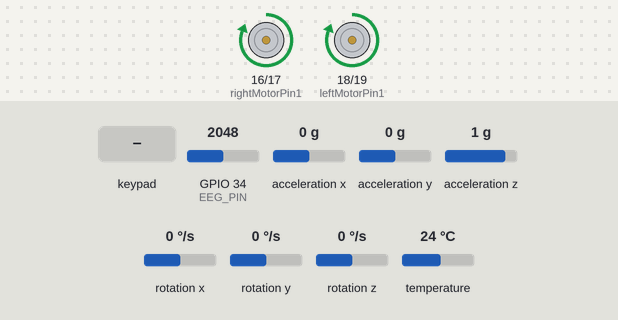
The sketch below on a simulated ESP32. Shown: motor-driver pin pairs drawn as motors (green arrow = first pin HIGH = forward, orange = second pin HIGH = backward, longer = more drive, scaled by the enable pin). The inputs (shaded band) are chosen by the test bench; at power-on: GPIO 34 (EEG_PIN) = 2048, rotation y 0 °/s, acceleration x 0 g, acceleration y 0 g, acceleration z 1 g, rotation x 0 °/s, rotation z 0 °/s, temperature 24 °C.

Above: at 1.2 s.
1.3 s: GPIO 34 (EEG_PIN) set to 1673
2.8 s: GPIO 34 (EEG_PIN) set to 1533
At 3.1 s:
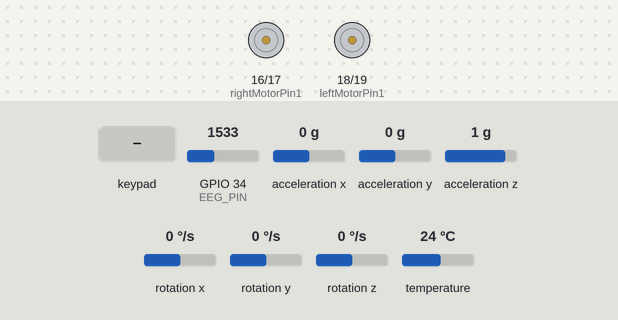
4.3 s: rotation y set to -43 °/s
5.8 s: rotation y set to -51 °/s
At 6.5 s:
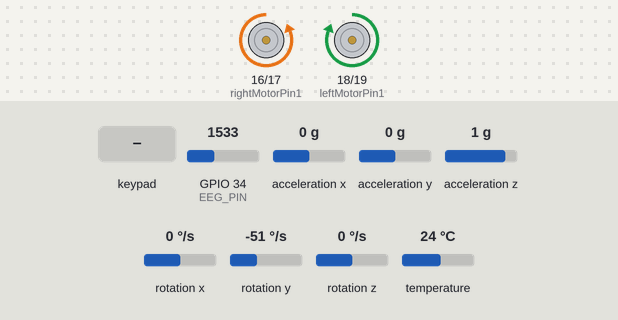
7.3 s: key 'D' pressed
At 7.5 s:
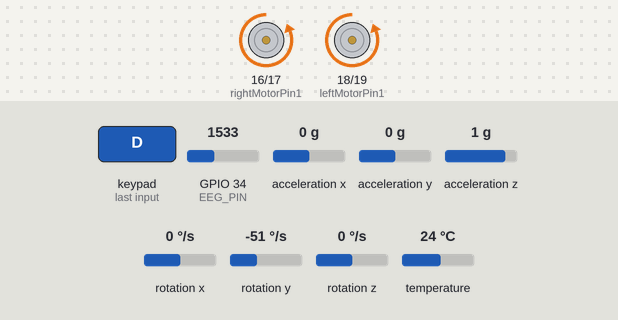
9.2 s: key 'L' pressed
At 9.4 s:
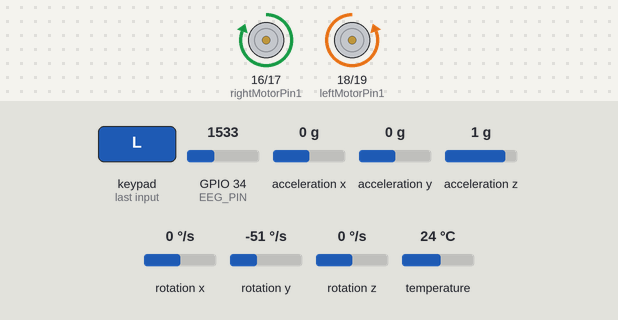
Timing chart, 0 to 12.1 s (numbered marks = the images above; inputs shaded):
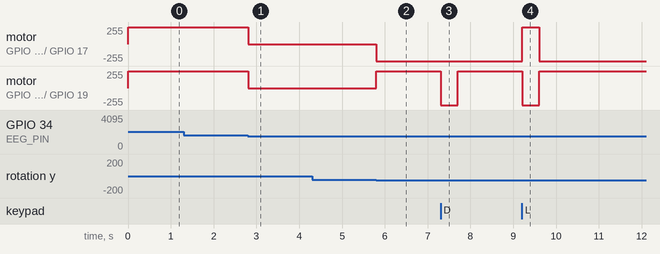

Measured:
- the behaviour switches between 1601 and 1600 on GPIO 34 (EEG_PIN) (found by bisection; images 0 and 1)
- the behaviour switches between -45 and -46 °/s on rotation y (found by bisection; images 1 and 2)
- after the input at 1.3 s, every drawn part: stays the same
- after the input at 2.8 s, motor on GPIO 16 (rightMotorPin1) / GPIO 17 (rightMotorPin2), motor on GPIO 18 (leftMotorPin1) / GPIO 19 (leftMotorPin2): forward 255/255 → stopped at once
- after the input at 4.3 s, every drawn part: stays the same
- after the input at 5.8 s, motor on GPIO 16 (rightMotorPin1) / GPIO 17 (rightMotorPin2): stopped → backward 255/255 at once; motor on GPIO 18 (leftMotorPin1) / GPIO 19 (leftMotorPin2): stopped → forward 255/255 at once
- after the input at 7.3 s, motor on GPIO 18 (leftMotorPin1) / GPIO 19 (leftMotorPin2): forward 255/255 → backward 255/255 at once, → forward 255/255 0.40 s later
- after the input at 9.2 s, motor on GPIO 16 (rightMotorPin1) / GPIO 17 (rightMotorPin2): backward 255/255 → forward 255/255 at once, → backward 255/255 0.40 s later; motor on GPIO 18 (leftMotorPin1) / GPIO 19 (leftMotorPin2): forward 255/255 → backward 255/255 at once, → forward 255/255 0.40 s later

The sketch:

transmitter.ino
```cpp
#define CUSTOM_SETTINGS
#define INCLUDE_GAMEPAD_MODULE
#include <DabbleESP32.h>
#include <Wire.h>
#include <Adafruit_MPU6050.h>
#include <Adafruit_Sensor.h>

// ========== Motor Pins ==========
int enableRightMotor = 22;
int rightMotorPin1 = 16;
int rightMotorPin2 = 17;

int enableLeftMotor = 23;
int leftMotorPin1 = 18;
int leftMotorPin2 = 19;

#define MAX_MOTOR_SPEED 255

const int PWMFreq = 1000; // 1 KHz
const int PWMResolution = 8;
const int rightMotorPWMSpeedChannel = 4;
const int leftMotorPWMSpeedChannel = 5;

// ========== EEG & Blink ==========
#define EEG_PIN 34
bool isForward = false;
bool isStop = false;
bool isLeft = false;
bool isRight = false;

unsigned long lastBlinkTime = 0;
int blinkCount = 0;

// ========== Gyroscope ==========
Adafruit_MPU6050 mpu;
sensors_event_t a, g, temp;

void setUpPinModes() {
  pinMode(enableRightMotor, OUTPUT);
  pinMode(rightMotorPin1, OUTPUT);
  pinMode(rightMotorPin2, OUTPUT);

  pinMode(enableLeftMotor, OUTPUT);
  pinMode(leftMotorPin1, OUTPUT);
  pinMode(leftMotorPin2, OUTPUT);

  // Set up PWM for speed
  ledcSetup(rightMotorPWMSpeedChannel, PWMFreq, PWMResolution);
  ledcSetup(leftMotorPWMSpeedChannel, PWMFreq, PWMResolution);
  ledcAttachPin(enableRightMotor, rightMotorPWMSpeedChannel);
  ledcAttachPin(enableLeftMotor, leftMotorPWMSpeedChannel);

  rotateMotor(0, 0);
}

void rotateMotor(int rightMotorSpeed, int leftMotorSpeed) {
  // Right motor direction
  if (rightMotorSpeed < 0) {
    digitalWrite(rightMotorPin1, LOW);
    digitalWrite(rightMotorPin2, HIGH);
  } else if (rightMotorSpeed > 0) {
    digitalWrite(rightMotorPin1, HIGH);
    digitalWrite(rightMotorPin2, LOW);
  } else {
    digitalWrite(rightMotorPin1, LOW);
    digitalWrite(rightMotorPin2, LOW);
  }

  // Left motor direction
  if (leftMotorSpeed < 0) {
    digitalWrite(leftMotorPin1, LOW);
    digitalWrite(leftMotorPin2, HIGH);
  } else if (leftMotorSpeed > 0) {
    digitalWrite(leftMotorPin1, HIGH);
    digitalWrite(leftMotorPin2, LOW);
  } else {
    digitalWrite(leftMotorPin1, LOW);
    digitalWrite(leftMotorPin2, LOW);
  }

  ledcWrite(rightMotorPWMSpeedChannel, abs(rightMotorSpeed));
  ledcWrite(leftMotorPWMSpeedChannel, abs(leftMotorSpeed));
}

void updateEEGInputs() {
  int eegValue = analogRead(EEG_PIN);
  unsigned long currentTime = millis();

  // Blink detection (spike)
  if (eegValue > 3000) {
    if (currentTime - lastBlinkTime > 200) {
      blinkCount++;
      lastBlinkTime = currentTime;
    }
  }

  if (blinkCount >= 3 && (currentTime - lastBlinkTime) < 1500) {
    isStop = true;
    isForward = false;
    isLeft = false;
    isRight = false;
    blinkCount = 0;
  }

  if (currentTime - lastBlinkTime > 1500) {
    blinkCount = 0;
  }

  // Beta wave detection (mid EEG range)
  if (eegValue > 1600 && eegValue < 2200) {
    isForward = true;
    isStop = false;
  } else if (!isStop) {
    isForward = false;
  }
}

void updateGyroscope() {
  mpu.getEvent(&a, &g, &temp);

  float yRotation = g.gyro.y; // head tilt left/right

  // Tune these thresholds as per real movement
  if (yRotation > 0.8) {
    isLeft = true;
    isRight = false;
  } else if (yRotation < -0.8) {
    isRight = true;
    isLeft = false;
  } else {
    isLeft = false;
    isRight = false;
  }
}

void setup() {
  Serial.begin(115200);
  setUpPinModes();
  pinMode(EEG_PIN, INPUT);
  Dabble.begin("MyBluetoothCar");

  Wire.begin();
  if (!mpu.begin()) {
    Serial.println("MPU6050 not found!");
    while (1);
  }
  mpu.setAccelerometerRange(MPU6050_RANGE_8_G);
  mpu.setGyroRange(MPU6050_RANGE_500_DEG);
  mpu.setFilterBandwidth(MPU6050_BAND_21_HZ);
}

void loop() {
  Dabble.processInput();         // Emergency manual control
  updateEEGInputs();             // Brain input
  updateGyroscope();            // Head movement input

  int rightMotorSpeed = 0;
  int leftMotorSpeed = 0;

  if (!isStop) {
    if (isForward) {
      rightMotorSpeed = MAX_MOTOR_SPEED;
      leftMotorSpeed = MAX_MOTOR_SPEED;
    }
    else if (isLeft) {
      rightMotorSpeed = MAX_MOTOR_SPEED;
      leftMotorSpeed = -MAX_MOTOR_SPEED;
    }
    else if (isRight) {
      rightMotorSpeed = -MAX_MOTOR_SPEED;
      leftMotorSpeed = MAX_MOTOR_SPEED;
    }
  }

  // Emergency override
  if (GamePad.isUpPressed()) {
    rightMotorSpeed = MAX_MOTOR_SPEED;
    leftMotorSpeed = MAX_MOTOR_SPEED;
  }
  if (GamePad.isDownPressed()) {
    rightMotorSpeed = -MAX_MOTOR_SPEED;
    leftMotorSpeed = -MAX_MOTOR_SPEED;
  }
  if (GamePad.isLeftPressed()) {
    rightMotorSpeed = MAX_MOTOR_SPEED;
    leftMotorSpeed = -MAX_MOTOR_SPEED;
  }
  if (GamePad.isRightPressed()) {
    rightMotorSpeed = -MAX_MOTOR_SPEED;
    leftMotorSpeed = MAX_MOTOR_SPEED;
  }

  rotateMotor(rightMotorSpeed, leftMotorSpeed);
}
```
